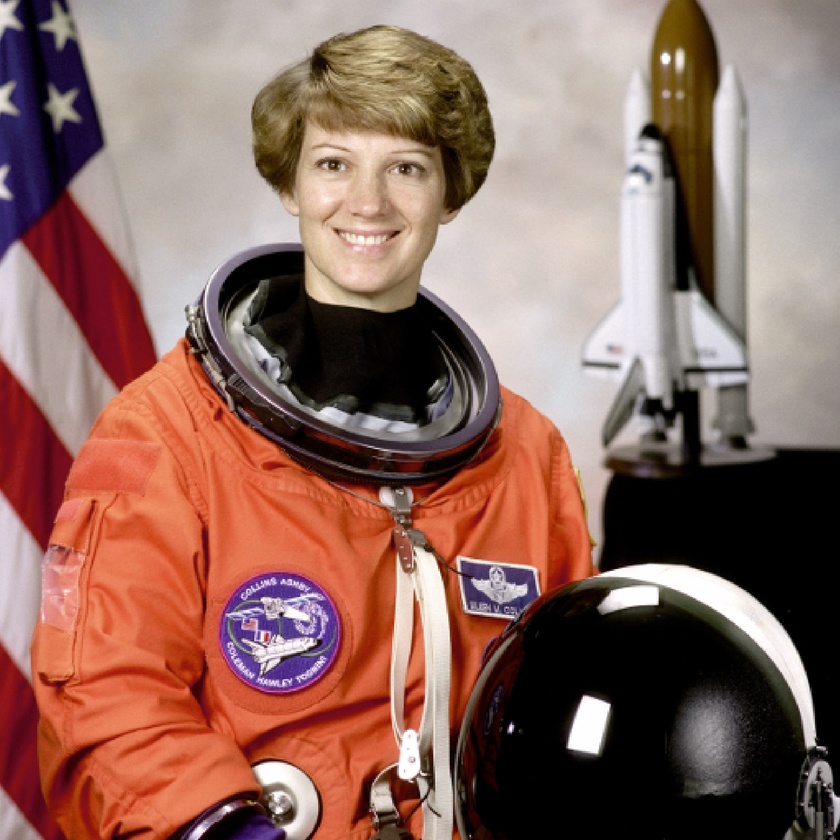
#> input picture ch_07_domain/example.jpg, 840 x 840 px, shrunk from 1737 x 1739 before the run
$ jupyter execute '202_에지검출 예제 OpenCV.ipynb'
#> lines starting #> are read from the running program, lines starting #| are printed output that depends on the picture
[cell 1]
import cv2
import numpy as np
from matplotlib import pyplot as plt

# 입력 이미지 불러오기 (이미지 파일 경로에 맞게 수정하세요)
image_path = 'example.jpg'
image = cv2.imread(image_path, cv2.IMREAD_GRAYSCALE)
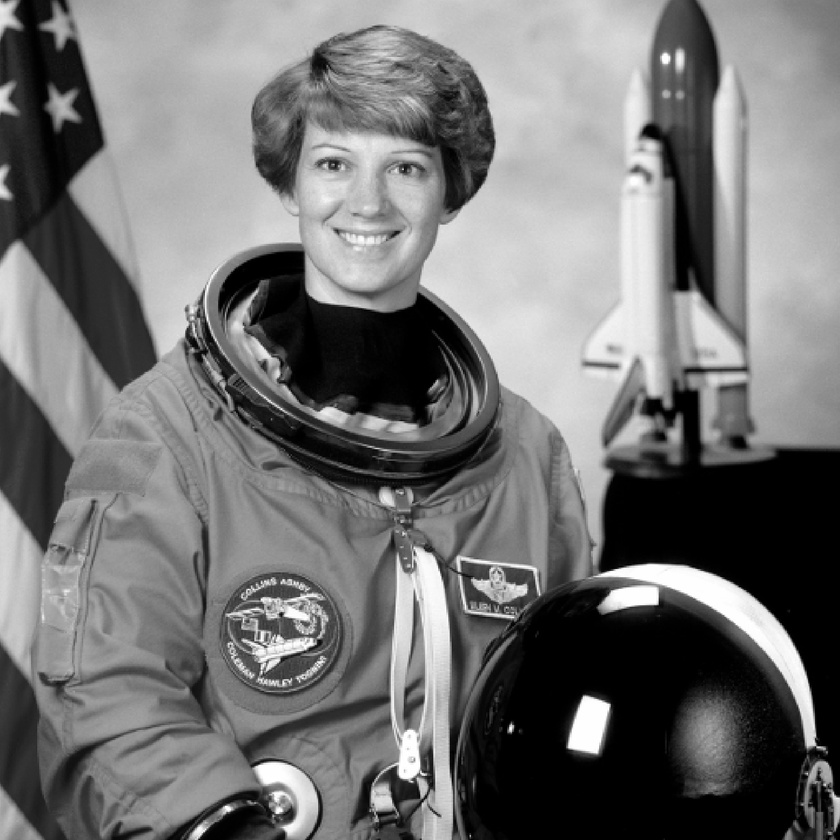
#> image: shape (840, 840); min 0, max 255, mean 115.4

# 3x3 엣지 검출 커널 정의 (Laplacian 커널 예제)
edge_kernel = np.array([
    [-1, -1, -1],
    [-1,  8, -1],
    [-1, -1, -1]
])

# 커널을 적용하여 엣지 검출 수행
edges = cv2.filter2D(image, -1, edge_kernel)
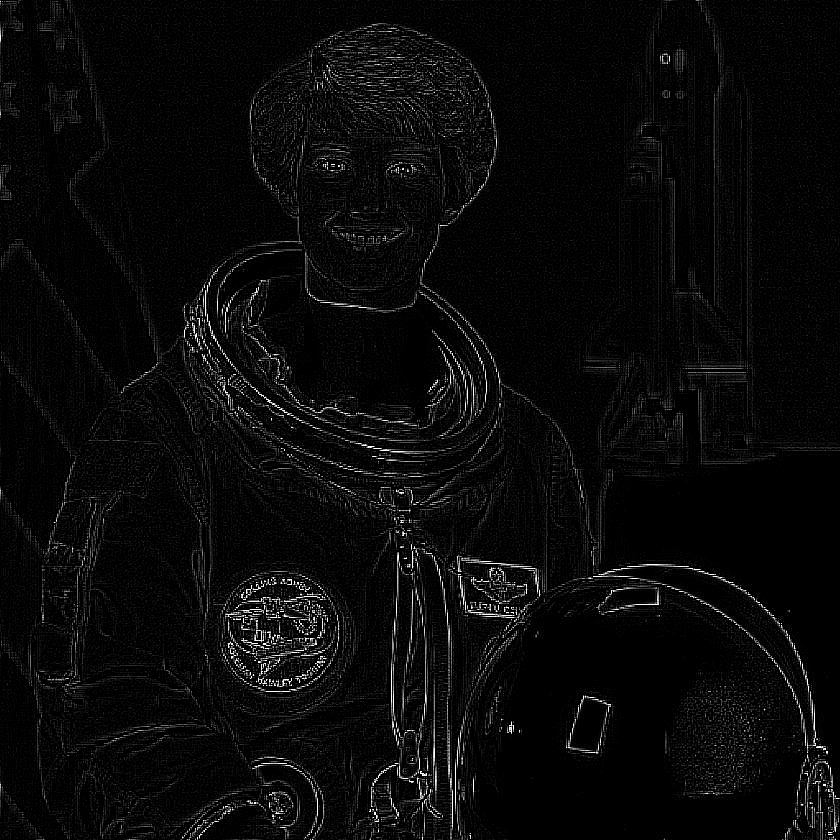
#> edges: shape (840, 840); min 0, max 255, mean 9.6

# 결과 출력
plt.figure(figsize=(10, 5))

plt.subplot(1, 2, 1)
plt.title('Original Image')
plt.imshow(image, cmap='gray')
plt.axis('off')

plt.subplot(1, 2, 2)
plt.title('Edge Detection')
plt.imshow(edges, cmap='gray')
plt.axis('off')

plt.tight_layout()
plt.show()
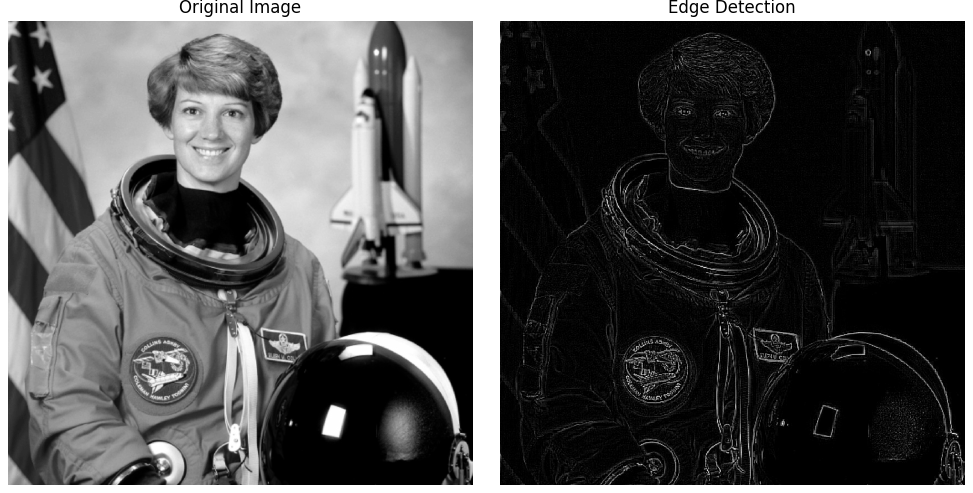
#> figure drawn by matplotlib, 2 panels

$ run again, with ch_07_domain/sharpen.jpg copied over ch_07_domain/example.jpg
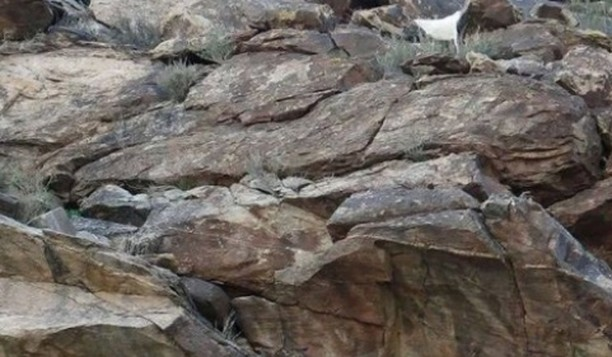
#> input picture ch_07_domain/sharpen.jpg, 612 x 357 px
#> `edges = cv2.filter2D(image, -1, edge_kernel)`:
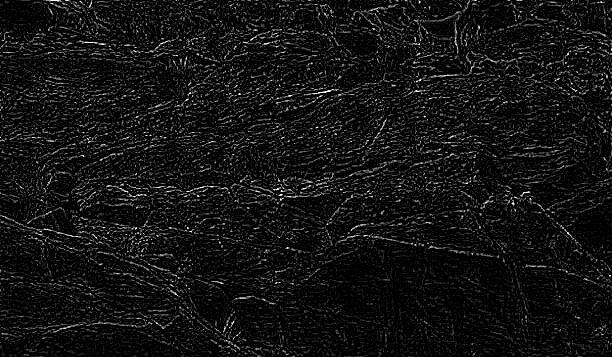
#> edges: shape (357, 612); min 0, max 255, mean 17.9
#> `plt.show()`:
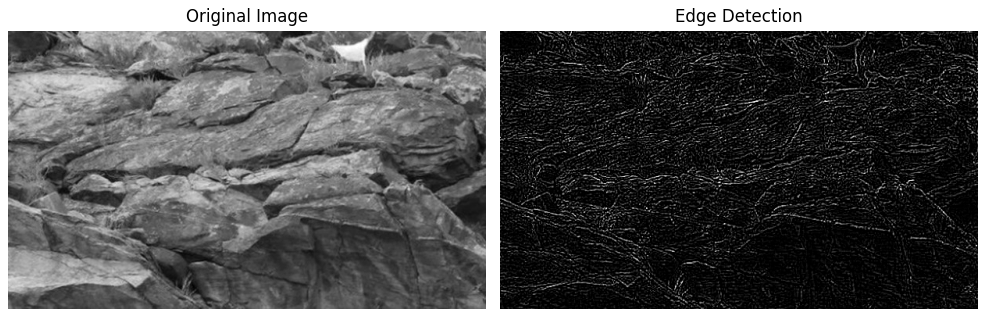
#> figure drawn by matplotlib, 2 panels
